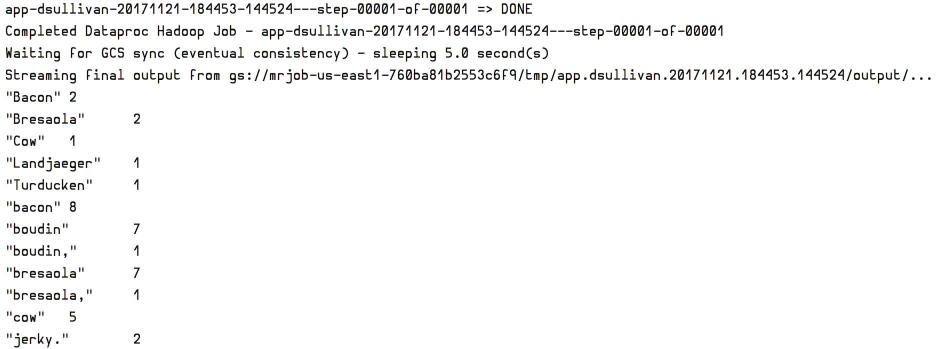
#> input picture test2.jpg, 1902 x 698 px (shown at 1/2 size)
$ python -i image_convert.py   (imports and definitions only)
#> lines starting #> are read from the running program, lines starting #| are printed output that depends on the picture
#!/usr/bin/env python3

from PIL import Image, ImageOps
import sys
import os
from glob import glob
from operator import itemgetter


# global state variables
threshold = 0

# [125 lines left out: functions print_help, set_command, not called in this run]


def invert_image(im):
    if im.mode == 'RGBA':
        r, g, b, a = itemgetter(0, 1, 2, 3)(im.split())
        im = Image.merge('RGB', (r, g, b))

        im = ImageOps.invert(im)

        r, g, b    = itemgetter(0, 1, 2)(im.split())
        return Image.merge('RGBA', (r, g, b, a))

    return ImageOps.invert(im)


# [21 lines left out: functions _threshold, set_threshold, resize_image, not called in this run]


# ============ main program ================

command_list = []

# [46 lines not run here, left out]

>>> from PIL import Image
>>> picture = Image.open('test2.jpg')
#> picture is the input picture: PIL image 1902x698 RGB; mean R, G, B 247.5, 247.5, 247.4
>>> result = invert_image(picture)
#> in invert_image, `return ImageOps.invert(im)`:
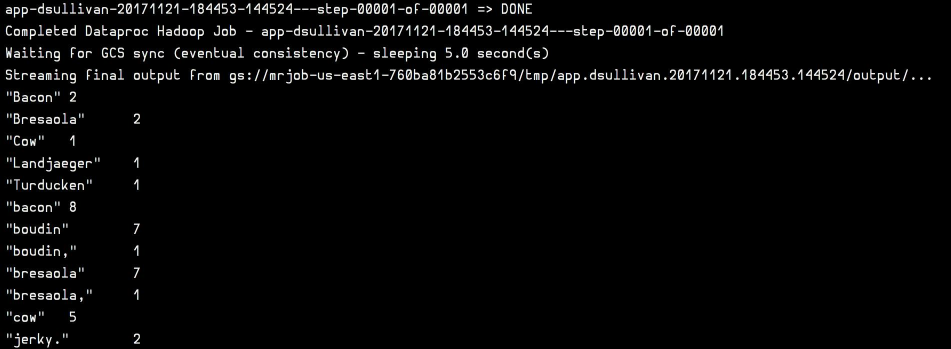
#> returned value: PIL image 1902x698 RGB (shown at 1/2 size); mean R, G, B 7.5, 7.5, 7.6

$ run again, on test3.png
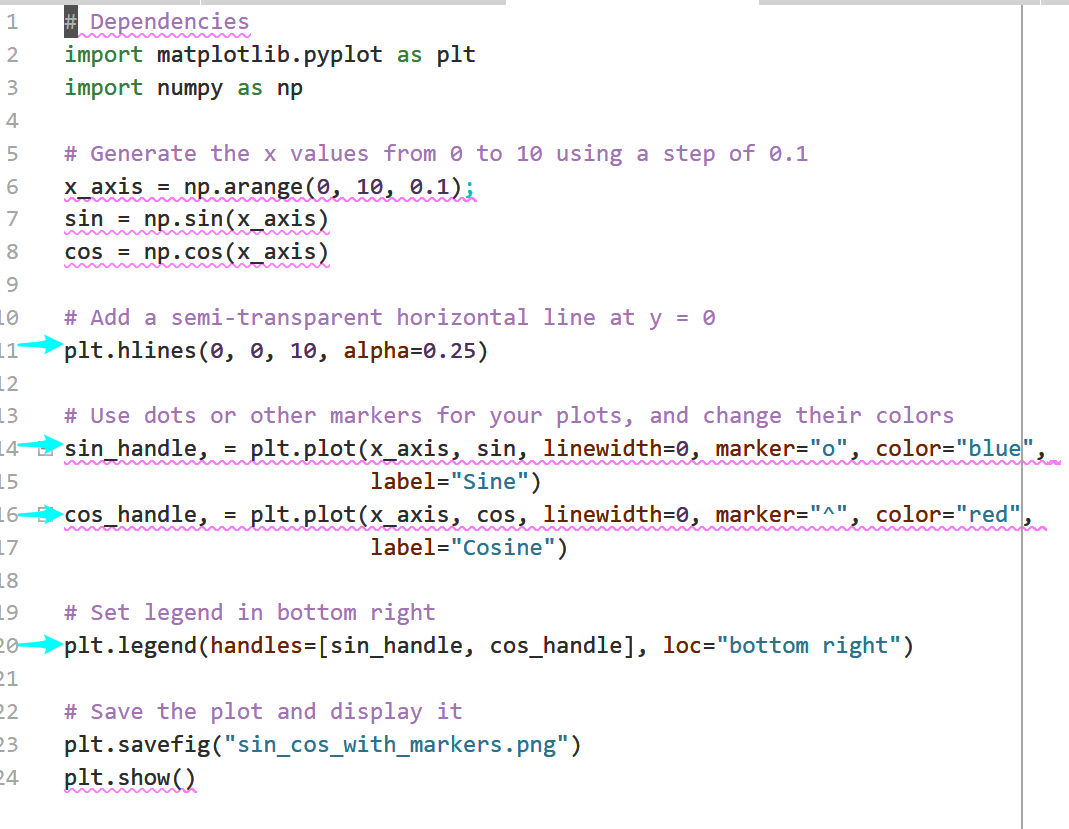
#> input picture test3.png, 1069 x 829 px
#> picture is the input picture: PIL image 1069x829 RGB; mean R, G, B 246.7, 245.2, 247.3
#> in invert_image, `return ImageOps.invert(im)`:
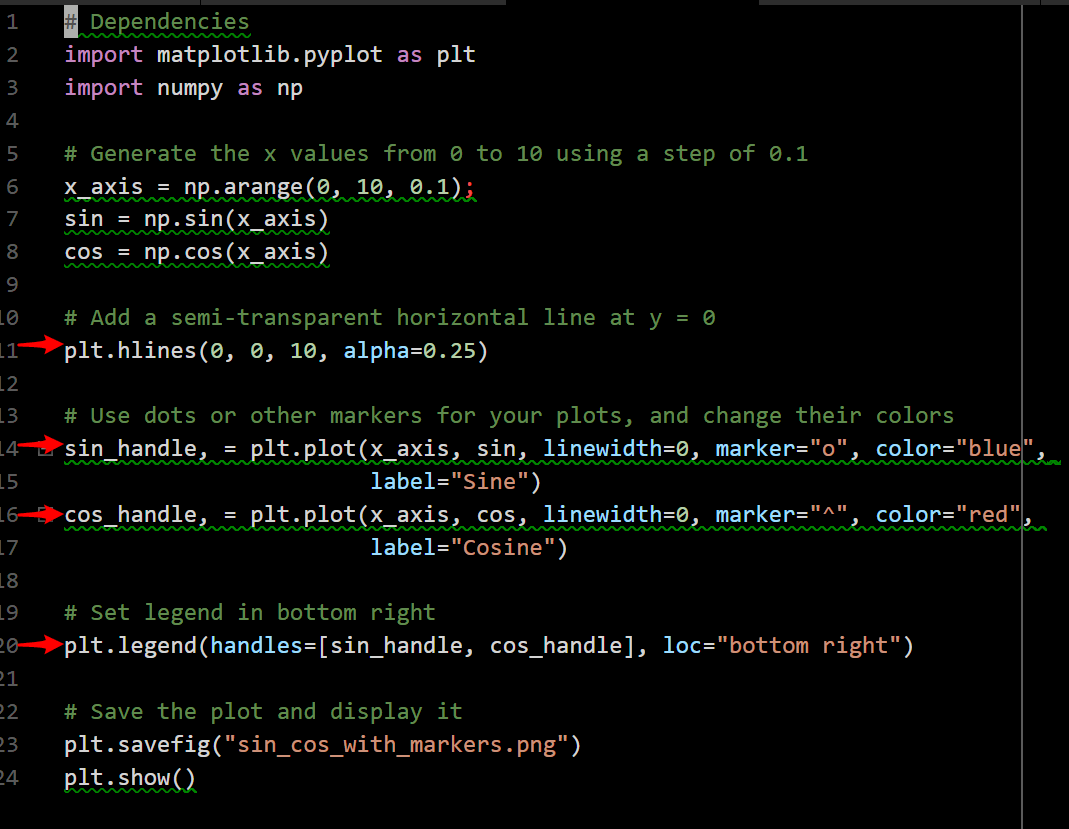
#> returned value: PIL image 1069x829 RGB; mean R, G, B 8.3, 9.8, 7.7
